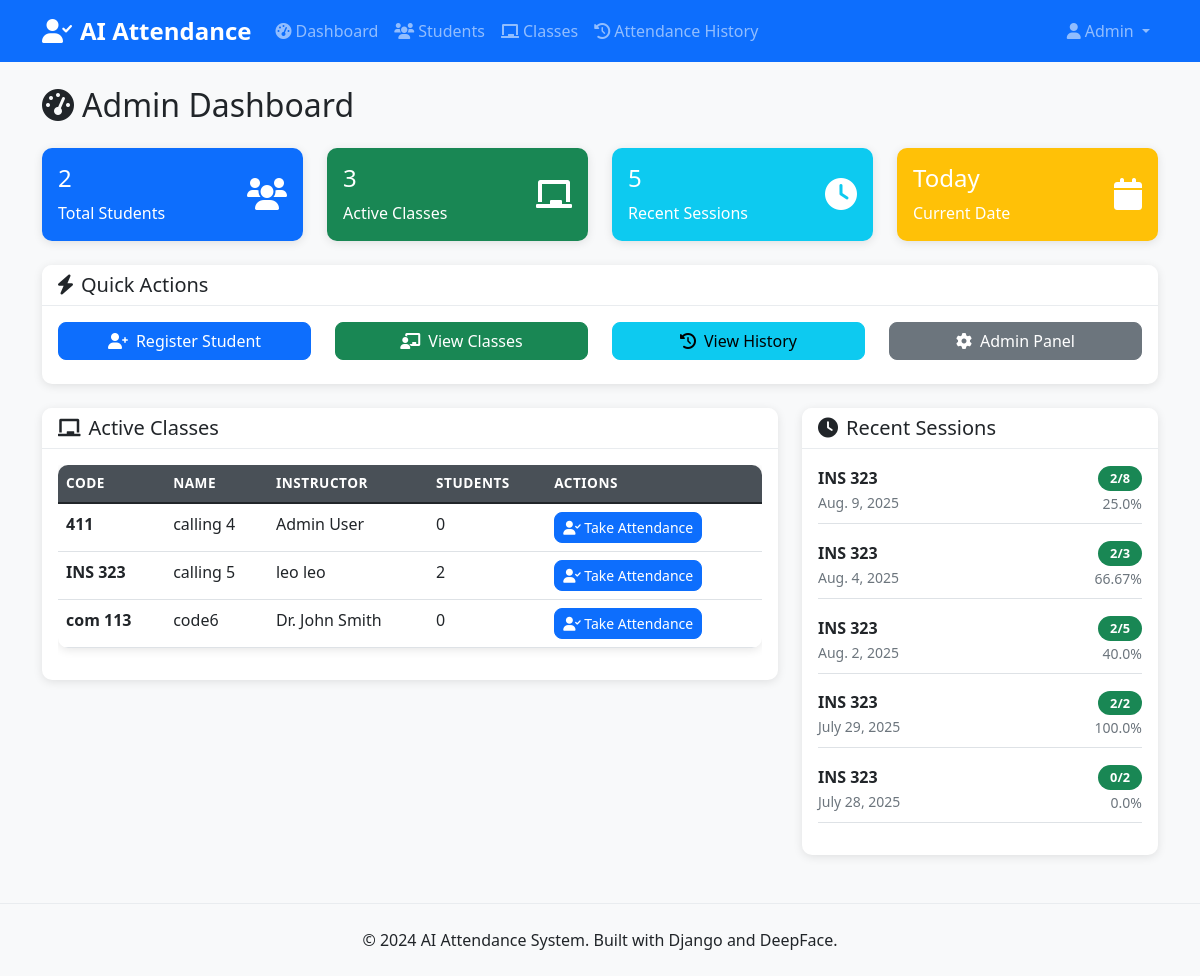
Screenshot of /admin-dashboard/ with the database file from the repository.
### attendance/models.py (models this page shows, shortened)
class Class(models.Model):
    name = models.CharField(max_length=100, unique=True)
    code = models.CharField(max_length=20, unique=True)
    description = models.TextField(blank=True)
    instructor = models.ForeignKey('CustomUser', on_delete=models.CASCADE, related_name='taught_classes', limit_choices_to={'position': 'lecturer'})
    created_at = models.DateTimeField(auto_now_add=True)
    is_active = models.BooleanField(default=True)
    class Meta:
        verbose_name_plural = "Classes"
        ordering = ['name']

class CustomUser(AbstractUser):
    POSITION_CHOICES = [
        ('student', 'Student'),
        ('lecturer', 'Lecturer'),
    ]
    position = models.CharField(
        max_length=10,
        choices=POSITION_CHOICES,
        default='student',
        help_text='User position in the system'
    )
    phone = models.CharField(max_length=20, blank=True, null=True)
    student_id = models.CharField(max_length=20, blank=True, null=True, unique=True)

class AttendanceSession(models.Model):
    class_session = models.ForeignKey(Class, on_delete=models.CASCADE, related_name='attendance_sessions')
    date = models.DateField(default=timezone.now)
    start_time = models.DateTimeField(auto_now_add=True)
    end_time = models.DateTimeField(null=True, blank=True)
    is_active = models.BooleanField(default=True)
    total_students = models.IntegerField(default=0)
    present_count = models.IntegerField(default=0)
    created_by = models.ForeignKey('CustomUser', on_delete=models.CASCADE, related_name='created_sessions')
    class Meta:
        unique_together = ['class_session', 'date']
        ordering = ['-start_time']
    @property
    def attendance_rate(self):
        if self.total_students == 0:
            return 0
        return round((self.present_count / self.total_students) * 100, 2)

### attendance/views.py (the view)
# urls.py: path('dashboard/', views.student_dashboard, name='student_dashboard'),
def dashboard(request):
    classes = Class.objects.filter(is_active=True)
    recent_sessions = AttendanceSession.objects.select_related('class_session').order_by('-start_time')[:5]
    total_students = Student.objects.filter(is_active=True).count()
    total_classes = classes.count()
    context = {
        'classes': classes,
        'recent_sessions': recent_sessions,
        'total_students': total_students,
        'total_classes': total_classes,
    }
    return render(request, 'attendance/admin_dashboard.html', context)

### templates/attendance/admin_dashboard.html (shortened to what this page needs)
{% extends 'attendance/base.html' %}
{% load static %}
{% block page_header %}
<div class="row">
    <div class="col-12">
        <h1 class="h2 mb-4">
            <i class="fas fa-tachometer-alt me-2"></i>Admin Dashboard
        </h1>
    </div>
</div>
{% endblock %}
{% block content %}
<div class="row mb-4">
    <div class="col-md-3">
        <div class="card bg-primary text-white">
            <div class="card-body">
                <div class="d-flex justify-content-between">
                    <div>
                        <h4 class="card-title">{{ total_students }}</h4>
                        <p class="card-text">Total Students</p>
                    </div>
                    <div class="align-self-center">
                        <i class="fas fa-users fa-2x"></i>
                    </div>
                </div>
            </div>
        </div>
    </div>
    <div class="col-md-3">
        <div class="card bg-success text-white">
            <div class="card-body">
                <div class="d-flex justify-content-between">
                    <div>
                        <h4 class="card-title">{{ total_classes }}</h4>
                        <p class="card-text">Active Classes</p>
                    </div>
                    <div class="align-self-center">
                        <i class="fas fa-chalkboard fa-2x"></i>
                    </div>
                </div>
            </div>
        </div>
    </div>
    <div class="col-md-3">
        <div class="card bg-info text-white">
            <div class="card-body">
                <div class="d-flex justify-content-between">
                    <div>
                        <h4 class="card-title">{{ recent_sessions|length }}</h4>
                        <p class="card-text">Recent Sessions</p>
                    </div>
                    <div class="align-self-center">
                        <i class="fas fa-clock fa-2x"></i>
                    </div>
                </div>
            </div>
        </div>
    </div>
    <div class="col-md-3">
        <div class="card bg-warning text-white">
            <div class="card-body">
                <div class="d-flex justify-content-between">
                    <div>
                        <h4 class="card-title">Today</h4>
                        <p class="card-text">Current Date</p>
                    </div>
                    <div class="align-self-center">
                        <i class="fas fa-calendar fa-2x"></i>
                    </div>
                </div>
            </div>
        </div>
    </div>
</div>
<div class="row mb-4">
    <div class="col-12">
        <div class="card">
            <div class="card-header">
                <h5 class="card-title mb-0">
                    <i class="fas fa-bolt me-2"></i>Quick Actions
                </h5>
            </div>
            <div class="card-body">
                <div class="row">
                    <div class="col-md-3 mb-2">
                        <a href="{% url 'student_register' %}" class="btn btn-primary w-100">
                            <i class="fas fa-user-plus me-2"></i>Register Student
                        </a>
                    </div>
                    <div class="col-md-3 mb-2">
                        <a href="{% url 'class_list' %}" class="btn btn-success w-100">
                            <i class="fas fa-chalkboard-teacher me-2"></i>View Classes
                        </a>
                    </div>
                    <div class="col-md-3 mb-2">
                        <a href="{% url 'attendance_history' %}" class="btn btn-info w-100">
                            <i class="fas fa-history me-2"></i>View History
                        </a>
                    </div>
                    <div class="col-md-3 mb-2">
                        <a href="/admin/" class="btn btn-secondary w-100">
                            <i class="fas fa-cog me-2"></i>Admin Panel
                        </a>
                    </div>
                </div>
            </div>
        </div>
    </div>
</div>
<div class="row mb-4">
    <div class="col-md-8">
        <div class="card">
            <div class="card-header">
                <h5 class="card-title mb-0">
                    <i class="fas fa-chalkboard me-2"></i>Active Classes
                </h5>
            </div>
            <div class="card-body">
                {% if classes %}
                    <div class="table-responsive">
                        <table class="table table-hover">
                            <thead>
                                <tr>
                                    <th>Code</th>
                                    <th>Name</th>
                                    <th>Instructor</th>
                                    <th>Students</th>
                                    <th>Actions</th>
                                </tr>
                            </thead>
                            <tbody>
                                {% for class in classes %}
                                <tr>
                                    <td><strong>{{ class.code }}</strong></td>
                                    <td>{{ class.name }}</td>
                                    <td>{{ class.instructor.get_full_name|default:class.instructor.username }}</td>
                                    <td>{{ class.students.count }}</td>
                                    <td>
                                        <a href="{% url 'take_attendance' class.id %}" class="btn btn-sm btn-primary">
                                            <i class="fas fa-user-check"></i> Take Attendance
                                        </a>
                                    </td>
                                </tr>
                                {% endfor %}
                            </tbody>
                        </table>
                    </div>
                {% else %}
                    <p class="text-muted">No active classes found.</p>
                {% endif %}
            </div>
        </div>
    </div>
    <div class="col-md-4">
        <div class="card">
            <div class="card-header">
                <h5 class="card-title mb-0">
                    <i class="fas fa-clock me-2"></i>Recent Sessions
                </h5>
            </div>
            <div class="card-body">
                {% if recent_sessions %}
                    {% for session in recent_sessions %}
                    <div class="d-flex justify-content-between align-items-center mb-3 pb-2 border-bottom">
                        <div>
                            <strong>{{ session.class_session.code }}</strong><br>
                            <small class="text-muted">{{ session.date }}</small>
                        </div>
                        <div class="text-end">
                            <span class="badge bg-success">{{ session.present_count }}/{{ session.total_students }}</span><br>
                            <small class="text-muted">{{ session.attendance_rate }}%</small>
                        </div>
                    </div>
                    {% endfor %}
                {% else %}
                    <p class="text-muted">No recent sessions.</p>
                {% endif %}
            </div>
        </div>
    </div>
</div>
{% endblock %}

### static/css/style.css (style rules this page uses)
body { font-family: 'Segoe UI', Tahoma, Geneva, Verdana, sans-serif; background-color: #f8f9fa; }
.card { border: none; border-radius: 10px; box-shadow: 0 2px 10px rgba(0, 0, 0, 0.1); transition: transform 0.2s ease-in-out; }
.card-header { background-color: #fff; border-bottom: 1px solid #e9ecef; border-radius: 10px 10px 0 0 !important; font-weight: 600; }
.btn { border-radius: 8px; font-weight: 500; transition: all 0.2s ease-in-out; }
.table { border-radius: 10px; overflow: hidden; box-shadow: 0 2px 10px rgba(0, 0, 0, 0.1); }
.table thead th { background-color: #495057; color: white; border: none; font-weight: 600; text-transform: uppercase; font-size: 0.85rem; letter-spacing: 0.5px; }
.table tbody tr { transition: background-color 0.2s ease-in-out; }
.badge { font-size: 0.8rem; padding: 6px 12px; border-radius: 20px; }

### rows the page displays
Class: code "411", name "calling 4", instructor.get_full_name "Admin User", students.count "0"
Class: code "INS 323", name "calling 5", instructor.get_full_name "leo leo", students.count "2"
Class: code "com 113", name "code6", instructor.get_full_name "Dr. John Smith", students.count "0"
AttendanceSession: class_session.code "INS 323", date "Aug. 9, 2025", present_count "2", total_students "8", attendance_rate "25.0"
AttendanceSession: class_session.code "INS 323", date "Aug. 4, 2025", present_count "2", total_students "3", attendance_rate "66.67"
AttendanceSession: class_session.code "INS 323", date "Aug. 2, 2025", present_count "2", total_students "5", attendance_rate "40.0"
AttendanceSession: class_session.code "INS 323", date "July 29, 2025", present_count "2", total_students "2", attendance_rate "100.0"
AttendanceSession: class_session.code "INS 323", date "July 28, 2025", present_count "0", total_students "2", attendance_rate "0.0"

### other values shown
{{ total_students }} "2"
{{ total_classes }} "3"
{{ recent_sessions|length }} "5"
